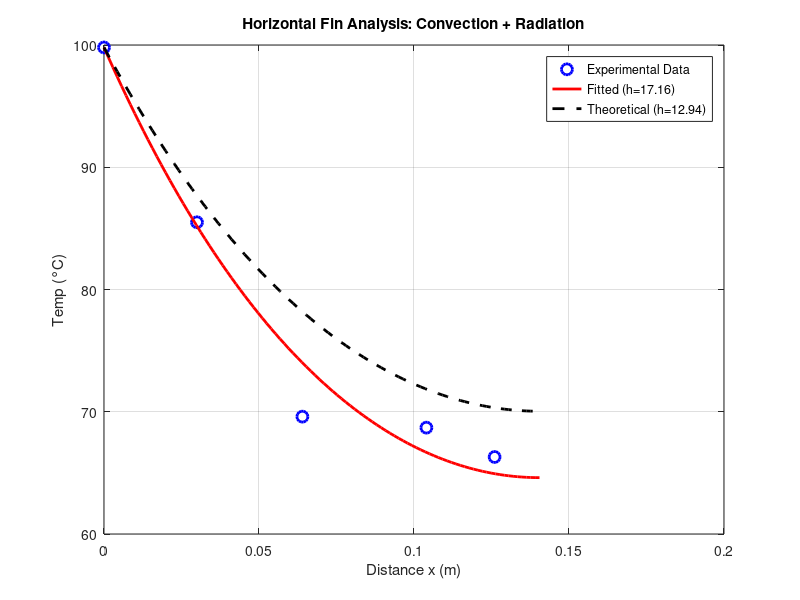

This figure's MATLAB source:
clear; clc;
    
% 1. EXPERIMENTAL DATA (Horizontal)
temp_exp = [66.3 68.7 69.6 85.5 99.8]; 
x_exp = [12.6 10.4 6.4 3 0] / 100; 
T_inf = 31.3;
L_actual = 0.14; 
theta0 = temp_exp(end) - T_inf;

% 2. GEOMETRY & PROPERTIES
Do = 0.015;  Di = 0.014;
Ac = (pi/4)*(Do^2 - Di^2);
P = pi*Do;
k_cu = 385; 
L_corr = L_actual + Ac/P; % Corrected length for tip loss

% 3. EXPERIMENTAL FITTING (Finding h_exp)
% Uses the heat transfer solution for a fin with an insulated tip
model = @(m, x) theta0 .* cosh(m*(L_corr - x)) ./ cosh(m*L_corr);
m_fit = lsqcurvefit(model, 5, x_exp, temp_exp - T_inf);
h_exp = (m_fit^2 * k_cu * Ac) / P;

% 4. THEORETICAL CORRELATION (Convection + Radiation)
% Properties of air at Film Temp (~55C)
k_air = 0.028; nu = 1.85e-5; Pr = 0.71; beta = 1/(273+55);
g = 9.81;
sigma = 5.67e-8;     % Stefan-Boltzmann Constant [W/m^2K^4]
epsilon = 0.60;      % Emissivity
dT = mean(temp_exp) - T_inf;

% A. Natural Convection (Churchill and Chu)
Ra_d = (g * beta * dT * Do^3 / nu^2) * Pr;
Nu_d = (0.60 + (0.387 * Ra_d^(1/6)) / (1 + (0.559/Pr)^(9/16))^(8/27))^2;
h_conv = (Nu_d * k_air) / Do;

% B. Radiation
T_s_avg_K = mean(temp_exp) + 273.15; 
T_inf_K = T_inf + 273.15;
h_rad = epsilon * sigma * (T_s_avg_K + T_inf_K) * (T_s_avg_K^2 + T_inf_K^2);

% C. Total Theoretical h
h_theo = h_conv + h_rad;
m_theo = sqrt((h_theo * P) / (k_cu * Ac));

% 5. SIMULATION PROFILES
x_sim = linspace(0, L_corr, 100);
T_fitted = T_inf + theta0 .* (cosh(m_fit*(L_corr - x_sim)) ./ cosh(m_fit*L_corr));
T_theo = T_inf + theta0 .* (cosh(m_theo*(L_corr - x_sim)) ./ cosh(m_theo*L_corr));

% 6. PLOT
figure('Color', 'w');
plot(x_exp, temp_exp, 'bo', 'MarkerSize', 8, 'LineWidth', 2, 'DisplayName', 'Experimental Data'); hold on;
plot(x_sim, T_fitted, 'r-', 'LineWidth', 2, 'DisplayName', ['Fitted (h=' num2str(h_exp,'%.2f') ')']);
plot(x_sim, T_theo, 'k--', 'LineWidth', 2, 'DisplayName', ['Theoretical (h=' num2str(h_theo,'%.2f') ')']);
xlabel('Distance x (m)'); ylabel('Temp (°C)');
title('Horizontal Fin Analysis: Convection + Radiation'); legend('Location','northeast'); grid on;

fprintf('Horizontal Experimental h: %.2f W/m^2K\n', h_exp);
fprintf('Horizontal Theoretical h (Conv+Rad): %.2f W/m^2K\n', h_theo);
fprintf('--- Breakdown: h_conv = %.2f, h_rad = %.2f\n', h_conv, h_rad);
